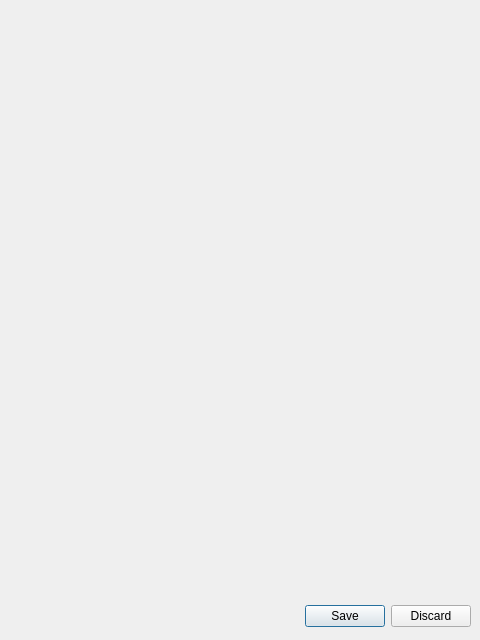
<?xml version="1.0" encoding="UTF-8"?>
<ui version="4.0">
 <class>Dialog</class>
 <widget class="QDialog" name="Dialog">
  <property name="geometry">
   <rect>
    <x>0</x>
    <y>0</y>
    <width>480</width>
    <height>640</height>
   </rect>
  </property>
  <property name="windowTitle">
   <string>Configure Media Catcher</string>
  </property>
  <property name="windowIcon">
   <iconset theme="QIcon::ThemeIcon::DocumentProperties"/>
  </property>
  <property name="locale">
   <locale language="English" country="UnitedStates"/>
  </property>
  <widget class="QDialogButtonBox" name="buttonBox">
   <property name="geometry">
    <rect>
     <x>10</x>
     <y>600</y>
     <width>461</width>
     <height>32</height>
    </rect>
   </property>
   <property name="orientation">
    <enum>Qt::Orientation::Horizontal</enum>
   </property>
   <property name="standardButtons">
    <set>QDialogButtonBox::StandardButton::Discard|QDialogButtonBox::StandardButton::Save</set>
   </property>
  </widget>
 </widget>
 <resources/>
 <connections>
  <connection>
   <sender>buttonBox</sender>
   <signal>accepted()</signal>
   <receiver>Dialog</receiver>
   <slot>accept()</slot>
   <hints>
    <hint type="sourcelabel">
     <x>248</x>
     <y>254</y>
    </hint>
    <hint type="destinationlabel">
     <x>157</x>
     <y>274</y>
    </hint>
   </hints>
  </connection>
  <connection>
   <sender>buttonBox</sender>
   <signal>rejected()</signal>
   <receiver>Dialog</receiver>
   <slot>reject()</slot>
   <hints>
    <hint type="sourcelabel">
     <x>316</x>
     <y>260</y>
    </hint>
    <hint type="destinationlabel">
     <x>286</x>
     <y>274</y>
    </hint>
   </hints>
  </connection>
 </connections>
</ui>
